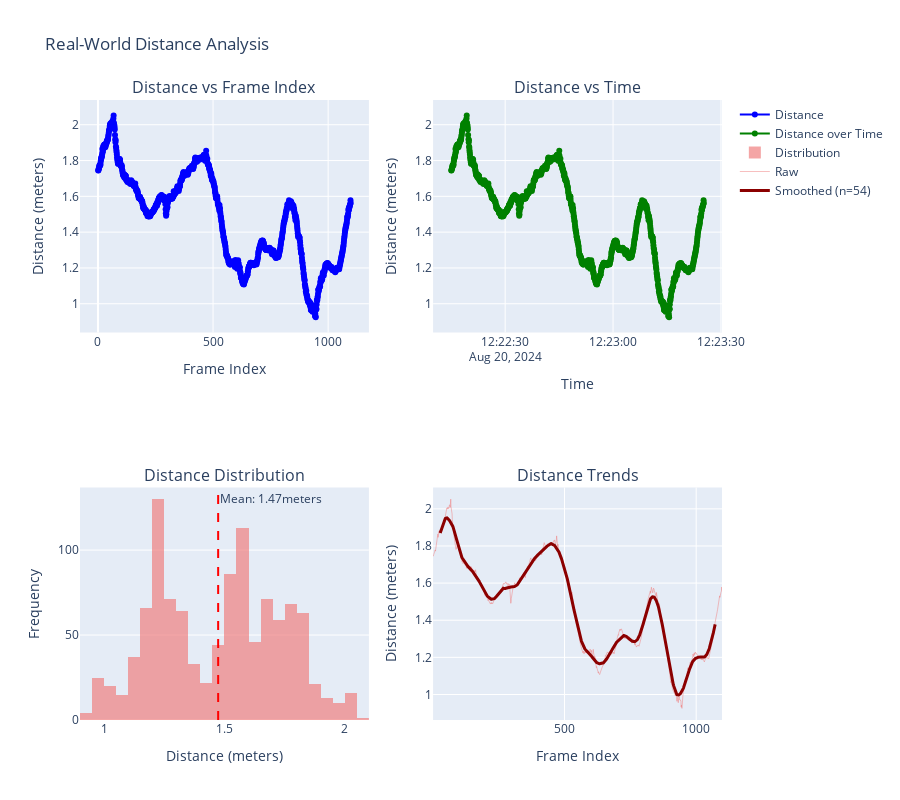

Source (notebook cell):
### Code cell
iau.VisualizationEngine.plot_distance_analysis(distance_results, "Real-World Distance Analysis")

### Figure 1 — Plotly figure (JSON) as saved in the notebook; plotly's stock layout.template omitted (floating-point values rounded to 4 significant figures; data arrays with more than 128 entries replaced by an {"elided": "..."} marker saying what was removed)
{"data": [{"line": {"color": "blue"}, "mode": "lines+markers", "name": "Distance", "type": "scatter", "x": {"elided": "1098 int values"}, "xaxis": "x", "y": {"elided": "1098 float values"}, "yaxis": "y"}, {"line": {"color": "green"}, "mode": "lines+markers", "name": "Distance over Time", "type": "scatter", "x": {"elided": "1098 str values"}, "xaxis": "x2", "y": {"elided": "1098 float values"}, "yaxis": "y2"}, {"marker": {"color": "lightcoral"}, "name": "Distribution", "nbinsx": 30, "opacity": 0.7, "type": "histogram", "x": {"elided": "1098 float values"}, "xaxis": "x3", "yaxis": "y3"}, {"line": {"color": "lightcoral", "width": 1}, "mode": "lines", "name": "Raw", "opacity": 0.5, "type": "scatter", "x": {"elided": "1098 int values"}, "xaxis": "x4", "y": {"elided": "1098 float values"}, "yaxis": "y4"}, {"line": {"color": "darkred", "width": 3}, "mode": "lines", "name": "Smoothed (n=54)", "type": "scatter", "x": {"elided": "1098 int values"}, "xaxis": "x4", "y": {"elided": "1098 float values"}, "yaxis": "y4"}], "layout": {"annotations": [{"font": {"size": 16}, "showarrow": false, "text": "Distance vs Frame Index", "x": 0.225, "xanchor": "center", "xref": "paper", "y": 1, "yanchor": "bottom", "yref": "paper"}, {"font": {"size": 16}, "showarrow": false, "text": "Distance vs Time", "x": 0.775, "xanchor": "center", "xref": "paper", "y": 1, "yanchor": "bottom", "yref": "paper"}, {"font": {"size": 16}, "showarrow": false, "text": "Distance Distribution", "x": 0.225, "xanchor": "center", "xref": "paper", "y": 0.375, "yanchor": "bottom", "yref": "paper"}, {"font": {"size": 16}, "showarrow": false, "text": "Distance Trends", "x": 0.775, "xanchor": "center", "xref": "paper", "y": 0.375, "yanchor": "bottom", "yref": "paper"}, {"showarrow": false, "text": "Mean: 1.47meters", "x": 1.474, "xanchor": "left", "xref": "x3", "y": 1, "yanchor": "top", "yref": "y3 domain"}], "height": 800, "shapes": [{"line": {"color": "red", "dash": "dash"}, "type": "line", "x0": 1.474, "x1": 1.474, "xref": "x3", "y0": 0, "y1": 1, "yref": "y3 domain"}], "showlegend": true, "title": {"text": "Real-World Distance Analysis"}, "xaxis": {"anchor": "y", "domain": [0, 0.45], "title": {"text": "Frame Index"}}, "xaxis2": {"anchor": "y2", "domain": [0.55, 1], "title": {"text": "Time"}}, "xaxis3": {"anchor": "y3", "domain": [0, 0.45], "title": {"text": "Distance (meters)"}}, "xaxis4": {"anchor": "y4", "domain": [0.55, 1], "title": {"text": "Frame Index"}}, "yaxis": {"anchor": "x", "domain": [0.625, 1], "title": {"text": "Distance (meters)"}}, "yaxis2": {"anchor": "x2", "domain": [0.625, 1], "title": {"text": "Distance (meters)"}}, "yaxis3": {"anchor": "x3", "domain": [0, 0.375], "title": {"text": "Frequency"}}, "yaxis4": {"anchor": "x4", "domain": [0, 0.375], "title": {"text": "Distance (meters)"}}}}
